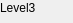
<?xml version="1.0" encoding="UTF-8"?>
<ui version="4.0">
 <class>MainWindow</class>
 <widget class="QMainWindow" name="MainWindow">
  <property name="geometry">
   <rect>
    <x>0</x>
    <y>0</y>
    <width>73</width>
    <height>23</height>
   </rect>
  </property>
  <property name="windowTitle">
   <string>MainWindow</string>
  </property>
  <widget class="QWidget" name="centralwidget">
   <widget class="QLabel" name="label">
    <property name="geometry">
     <rect>
      <x>0</x>
      <y>0</y>
      <width>59</width>
      <height>16</height>
     </rect>
    </property>
    <property name="text">
     <string>Level3</string>
    </property>
   </widget>
  </widget>
 </widget>
 <resources/>
 <connections/>
</ui>
